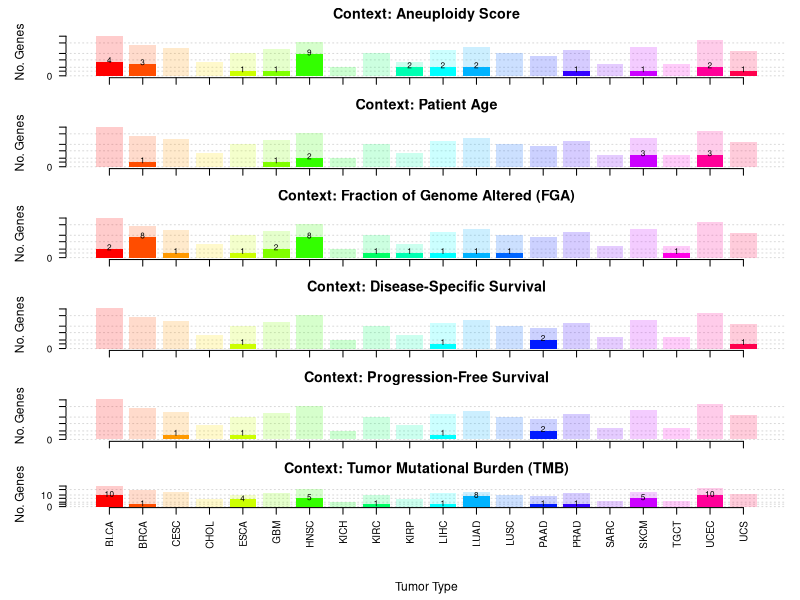

Reproduce this figure in R.
## ---- chunk 1
knitr::opts_chunk$set(echo = TRUE, message = FALSE, warning = FALSE)
## ---- chunk 2
library(ggplot2)
cl <- read.table("data/clinical_pertrait_pvalues.tsv",
                 header = TRUE, sep = "\t", stringsAsFactors = FALSE)
cl <- cl[!is.na(cl$dd.p), ]
cl$fdr <- ave(cl$dd.p, cl$trait, FUN = function(x) p.adjust(x, "BH"))
sig   <- cl[cl$fdr < 0.1, ]
n_bg  <- length(unique(cl$gene))
n_sig <- length(unique(sig$gene))
cat("Driver genes tested (background):", n_bg, "\n")
cat("Genes significant in >=1 trait (BH FDR < 0.1):", n_sig,
    sprintf("(%.1f%%)\n", 100 * n_sig / n_bg))
## ---- chunk 3
suppressMessages(library(data.table)); library(scales)
dt <- as.data.table(cl)
# per-analysis BH FDR (across genes within each tumor x trait), as DiffDriver outputs
dt[, fdr_analysis := p.adjust(dd.p, "BH"), by = .(trait, tumor)]
cnts <- dt[, .(sig = sum(fdr_analysis < 0.1), total = .N), by = .(trait, tumor)]

contexts <- c("Aneuploidy.Score", "Diagnosis.Age", "Fraction.Genome.Altered",
              "Months.of.disease.specific.survival", "Progress.Free.Survival.Months",
              "TMB.nonsynonymous")
ctx_lab <- c("Aneuploidy Score", "Patient Age", "Fraction of Genome Altered (FGA)",
             "Disease-Specific Survival", "Progression-Free Survival",
             "Tumor Mutational Burden (TMB)")
tumors <- sort(unique(dt$tumor))
cols   <- rainbow(length(tumors))
pt     <- scales::pseudo_log_trans()
y_ticks <- c(0, 1, 2, 5, 10, 30, 60); y_lab <- c("0", "", "2", "", "10", "", "60")

op <- par(no.readonly = TRUE); on.exit(par(op))
layout(matrix(1:6, ncol = 1), heights = c(rep(1, 5), 1.6))
for (i in seq_along(contexts)) {
  cc  <- cnts[trait == contexts[i]][match(tumors, tumor)]
  sig_c <- ifelse(is.na(cc$sig), 0, cc$sig)
  tot_c <- ifelse(is.na(cc$total), 0, cc$total)
  last <- i == length(contexts)
  par(mar = if (last) c(7, 5, 2, 1) else c(1, 5, 2, 1))
  plot(NULL, xlim = c(0.5, length(tumors) + 0.5), ylim = c(0, pt$transform(60) * 1.2),
       xlab = "", ylab = "", main = paste("Context:", ctx_lab[i]),
       xaxt = "n", yaxt = "n", bty = "n", cex.main = 1.3)
  title(ylab = "No. Genes", cex.lab = 1.1)
  axis(2, at = pt$transform(y_ticks), labels = y_lab, las = 1, cex.axis = 0.9)
  abline(h = pt$transform(y_ticks[y_ticks < 60]), col = "grey85", lty = 3)
  for (j in seq_along(tumors)) {
    rect(j - 0.4, pt$transform(0), j + 0.4, pt$transform(tot_c[j]),
         col = adjustcolor(cols[j], alpha.f = 0.2), border = NA)
    if (sig_c[j] > 0) {
      rect(j - 0.4, pt$transform(0), j + 0.4, pt$transform(sig_c[j]),
           col = cols[j], border = NA)
      text(j, pt$transform(sig_c[j]) + 0.2, sig_c[j], cex = 0.75)
    }
  }
  if (last) {
    axis(1, at = seq_along(tumors), labels = tumors, las = 2, cex.axis = 0.9)
    title(xlab = "Tumor Type", cex.lab = 1.1, line = 5.5)
  } else {
    axis(1, at = seq_along(tumors), labels = FALSE)
  }
}
## ---- chunk 4
tmb_set  <- sort(unique(sig$gene[sig$trait == "TMB.nonsynonymous"]))
inst_set <- sort(unique(sig$gene[sig$trait %in%
                 c("Fraction.Genome.Altered", "Aneuploidy.Score")]))
cat("TMB-associated set (", length(tmb_set), "):\n", paste(tmb_set, collapse = " "), "\n\n")
cat("Genomic-instability set (", length(inst_set), "):\n", paste(inst_set, collapse = " "), "\n")
